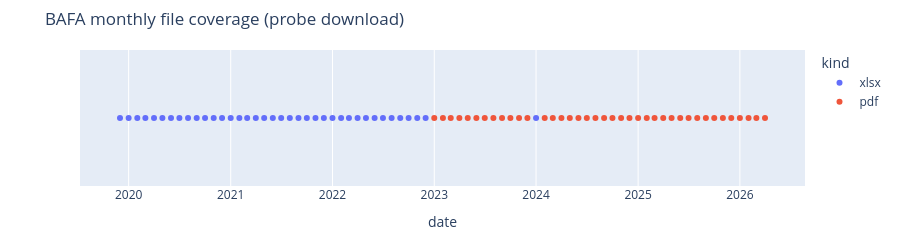

Notebook cell for this chart:
### Code cell
fig = px.scatter(
    coverage.assign(y=1),
    x="date",
    y="y",
    color="kind",
    title="BAFA monthly file coverage (probe download)",
    hover_data=["bytes"],
)
fig.update_yaxes(visible=False)
fig.update_layout(height=220, margin=dict(t=50, b=40))
fig.show()
